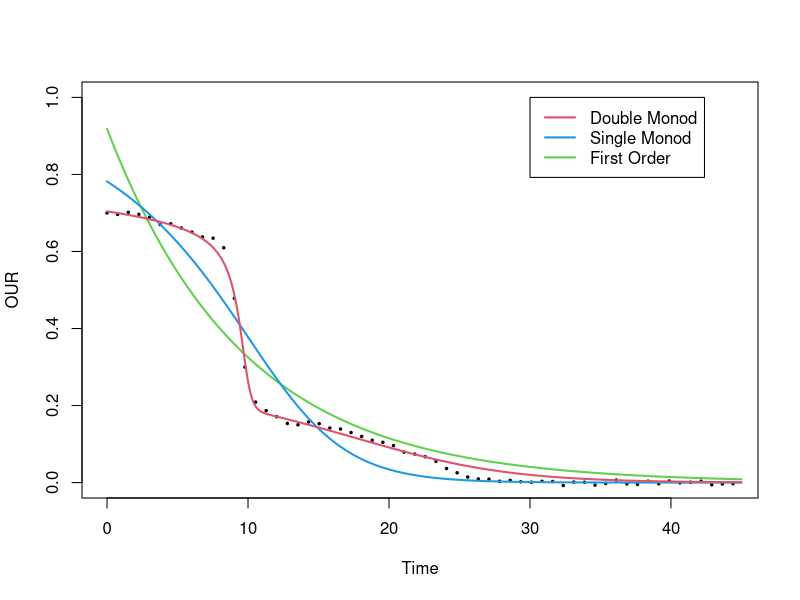

This chart was generated by the following R code:
library(deSolve)

our.data <- read.csv("datasets/03-parameter-estimation/vanrolleghem_our.csv")

monod.rhs <- function(t, state, parameters) {
  with(as.list(c(state, parameters)), {
    list(c(-alpha*s/(beta + s)))
  })
}

monod.solve <- function(times, s0, alpha, beta) {
  state <- c(s=s0)
  parameters <- c(alpha=alpha, beta=beta)
  sol <- ode(y = state, times = times, parms = parameters, func = monod.rhs)
  return(sol[,"s"])
}

our.first.order <- function(times, alpha, s0) {
  s0*exp(-alpha*times)
}

our.single.monod <- function(times, alpha, beta, s0) {
  s <- monod.solve(times, s0, alpha, beta)
  alpha * s / (beta + s)
}

our.double.monod <- function(times, alpha1, beta1, s0.1, alpha2, beta2, s0.2) {
  s1 <- monod.solve(times, s0.1, alpha1, beta1)
  s2 <- monod.solve(times, s0.2, alpha2, beta2)

  alpha1 * s1 / (beta1 + s1) + alpha2 * s2 / (beta2 + s2)
}

call_rhs <- function(f, times, parameters) {
  do.call(f, c(list(times), as.list(parameters)))
}

plot.data <- function() {
  plot(our.data[,1], our.data[,2],
       ylim = c(0, 1), pch = 20, cex = 0.5,
       xlab = "Time", ylab = "OUR")
}

plot.first.order <- function(ps) {
  times <- seq(0, 45, by=0.1)
  fitted <- call_rhs(our.first.order, times, ps)
  lines(times, fitted, col = 3, lwd = 2)
}

plot.single.monod <- function(ps) {
  times <- seq(0, 45, by=0.1)
  fitted <- call_rhs(our.single.monod, times, ps)
  lines(times, fitted, col = 4, lwd = 2)
}

plot.double.monod <- function(ps) {
  times <- seq(0, 45, by=0.1)
  fitted <- call_rhs(our.double.monod, times, ps)
  lines(times, fitted, col = 2, lwd = 2)
}

run_all <- function() {
  par.first.order <- c(0.1038534, 0.9184895)
  par.single.monod <- c(1.128503, 3.468738, 7.827375)
  par.double.monod <- c(0.3440548, 1.6705150, 4.2286317,
                        0.4717867, 0.1275079, 4.0865588)

  plot.data()
  plot.first.order(par.first.order)
  plot.single.monod(par.single.monod)
  plot.double.monod(par.double.monod)

  legend(30, 1.0, legend = c("Double Monod", "Single Monod", "First Order"), col = c(2, 4, 3), lwd = 2)
}

run_all()
